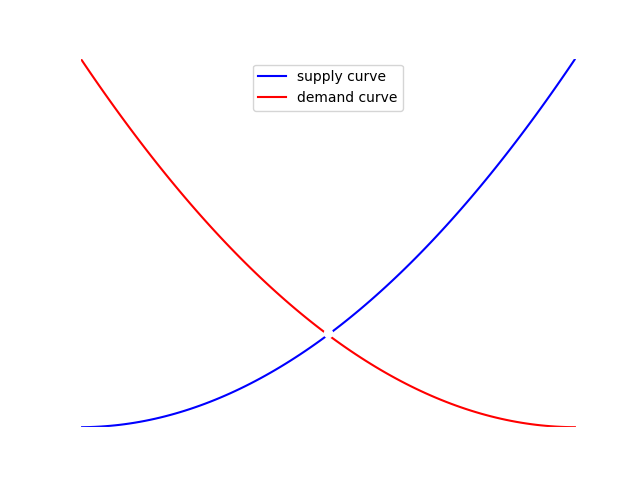

Generate this figure with Python:
import matplotlib.pyplot as plt
import numpy as np

# Erstellen Sie ein Array von x-Werten
x = np.linspace(0, 5, 100)  # Erzeugt 100 Werte von 0 bis 5

# Erstellen Sie eine Funktion y = f(x), z.B. y = x^2
y1 = x**2
y2 = (x - 5)**2

# Erstellen Sie ein Diagramm für die erste Funktion (supply curve)
plt.plot(x, y1, color='blue', label='supply curve')

# Erstellen Sie ein Diagramm für die zweite Funktion (demand curve)
plt.plot(x, y2, color='red', label='demand curve')

# Koordinaten für den Punkt
x_point = 2.5
y_point = 6.4

# Legende hinzufügen
plt.legend()

# Punkt plotten
plt.scatter(x_point, y_point, color='white', marker='o', zorder=3, label='Punkt A')

# Beschriftungen und Titel anpassen
plt.xlabel('Menge', color='white')
plt.ylabel('Preis', color='white')
plt.title('Angebotskurve', color='white')  # Verwenden von LaTeX für mathematische Symbole

plt.text(2.7  , 6, 'equilbrium_price', fontsize=12, color='white')
# Achsenfarben anpassen
ax = plt.gca()
ax.spines['bottom'].set_color('white')
ax.spines['top'].set_color('white')
ax.spines['right'].set_color('white')
ax.spines['left'].set_color('white')

plt.xlim(0, 5)  # X-Achse von 0 bis 5

# Achsenticks ausblenden
ax.set_xticks([])
ax.set_yticks([])

plt.ylim(0, 25)  # Y-Achse von 0 bis 25

# Das Diagramm als PNG-Datei mit transparentem Hintergrund speichern
plt.savefig('market_mechanism/equilbrium_price.png', transparent=True)

# Das Diagramm anzeigen (optional, wenn Sie es sehen möchten)
# plt.show()

# Schließen Sie das Diagramm
plt.close()
